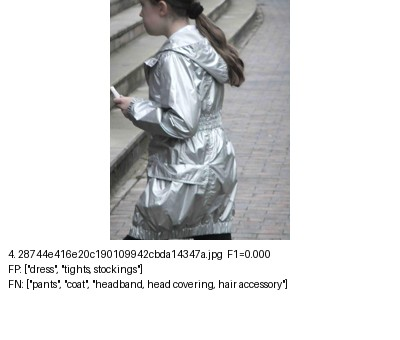
#> input picture experiments/role2_jeongeun_convnext/artifacts/팀공유_보고서/assets/error_holdout_04.jpg, 400 x 340 px
$ python -i data.py   (imports and definitions only)
#> lines starting #> are read from the running program, lines starting #| are printed output that depends on the picture
#> further down, picture is the input picture: PIL image 400x340 RGB; mean R, G, B 216.8, 217.4, 218
"""Redesign B dataset: image + per-cell targets on the stride-4 grid of the resized image.

Kinds (rules: docs/plan/재설계B_구현계획.md, table "데이터별 칸 정답"):
  fp     Fashionpedia train_inner: group maps + parts from GT masks (soft = covered fraction)
  coco   COCO person photos: inside persons = FashionFormer KD; bag/tie/umbrella masks = that class in the
         accessory group (other groups ignored); band of --band cells outside persons/objects = ignored;
         FashionFormer garments outside persons and detector persons missing from COCO = ignored;
         remaining background = "none" in every group
  ext    external_merged: LVIS images supervise only cells inside LVIS positive masks; others no seg loss
  empty  no-garment photos: every group "none", parts 0
  eval   image only
"""
import io
import math
import os
import random

import numpy as np
import torch
from PIL import Image, ImageEnhance, ImageOps
from scipy.ndimage import binary_dilation
from torch.utils.data import Dataset

from .spec import GROUPS, GROUP_SIZES, IGNORE, N_SEG, PARTS, STRIDE

KIND_ID = {"fp": 0, "coco": 1, "ext": 2, "empty": 3, "eval": 4}
GOFF = np.cumsum([0] + GROUP_SIZES)[:-1]          # first channel of each group in the 31-channel map


def to_rgb(img):
    img = ImageOps.exif_transpose(img)
    return img.convert("RGB")


def target_size(w, h, short, max_long):
    s = min(short / min(w, h), max_long / max(w, h))
    return max(1, round(w * s)), max(1, round(h * s))


# [36 lines left out: functions resize_nn, block, group_targets, part_targets, not called in this run]


def frac(m):
    """bool [H, W] -> fraction of each cell (padding counts as False)."""
    return block(m.astype(np.uint8), 0).mean(-1).astype(np.float32)


def old_photo(img):
    g = img.convert("L")
    img = ImageOps.colorize(g, (40, 26, 13), (240, 224, 192)) if random.random() < 0.5 else g.convert("RGB")
    if random.random() < 0.7:
        f = random.uniform(0.25, 0.6)
        w, h = img.size
        img = img.resize((max(8, round(w * f)), max(8, round(h * f))), Image.BILINEAR).resize((w, h), Image.BILINEAR)
    if random.random() < 0.7:
        img = ImageEnhance.Contrast(img).enhance(random.uniform(0.5, 0.9))
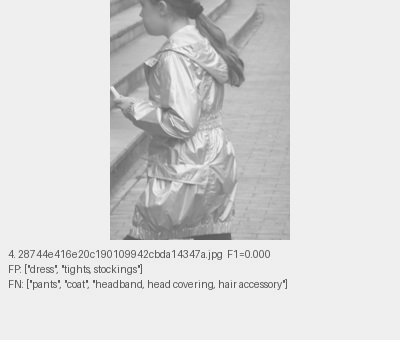
#> img: PIL image 400x340 RGB; min 86, max 239, mean 216.4
    if random.random() < 0.7:
        a = np.asarray(img, np.float32)
        a = a + np.random.normal(0, random.uniform(4, 18), a.shape[:2])[..., None]
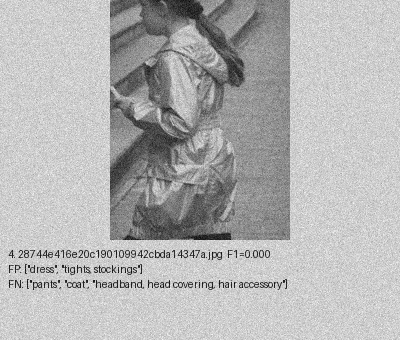
#> a: shape (340, 400, 3) float64; min 62.54, max 280.4, mean 216.4; drawn with min black and max white
        img = Image.fromarray(np.clip(a, 0, 255).astype(np.uint8))
    if random.random() < 0.5:
        buf = io.BytesIO(); img.save(buf, "JPEG", quality=random.randint(20, 60)); buf.seek(0)
        img = Image.open(buf).convert("RGB")
    return img


class SegBDataset(Dataset):
    # [20 lines left out: function __init__, not called in this run]

    def __len__(self):
        return len(self.paths)

    # ---------------------------------------------------------------- loading
    # [199 lines left out: functions load_img, load_layers, geo, mosaic, zoom_out, coco_targets and 2 more, not called in this run]

>>> from PIL import Image
>>> picture = Image.open('../../../experiments/role2_jeongeun_convnext/artifacts/팀공유_보고서/assets/error_holdout_04.jpg')
>>> result = old_photo(picture)

$ run again, on experiments/role2_jeongeun_convnext/artifacts/팀공유_보고서/assets/error_val_01.jpg
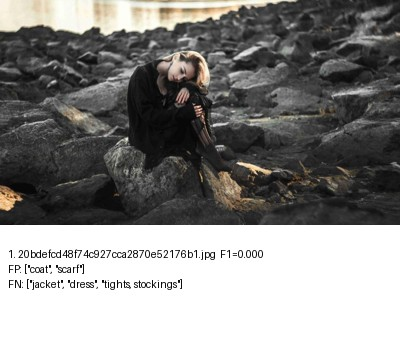
#> input picture experiments/role2_jeongeun_convnext/artifacts/팀공유_보고서/assets/error_val_01.jpg, 400 x 340 px
#> picture is the input picture: PIL image 400x340 RGB; mean R, G, B 134, 132.9, 130.9
#> in old_photo, `g = img.convert("L")`:
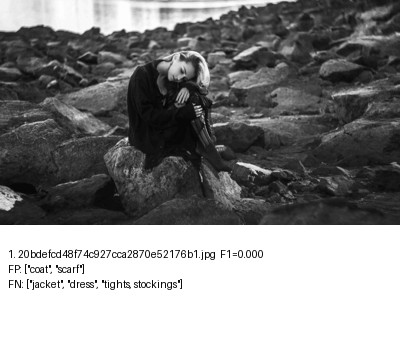
#> g: PIL image 400x340 L; min 0, max 255, mean 133
#> in old_photo, `img = ImageEnhance.Contrast(img).enhance(random.uniform(0.5, 0.9))`:
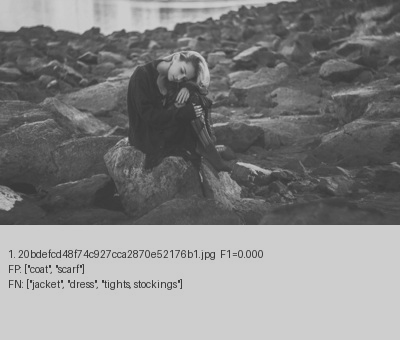
#> img: PIL image 400x340 RGB; min 52, max 206, mean 132.4

$ run again, on experiments/role2_jeongeun_convnext/artifacts/팀공유_보고서/assets/error_val_02.jpg
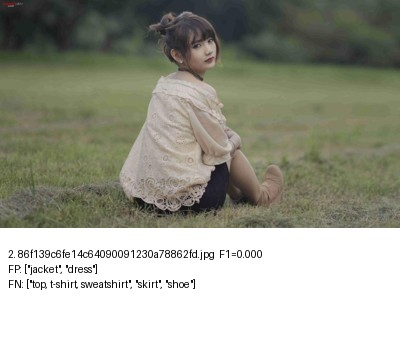
#> input picture experiments/role2_jeongeun_convnext/artifacts/팀공유_보고서/assets/error_val_02.jpg, 400 x 340 px
#> picture is the input picture: PIL image 400x340 RGB; mean R, G, B 154.1, 155.3, 141.9
#> in old_photo, `img = ImageEnhance.Contrast(img).enhance(random.uniform(0.5, 0.9))`:
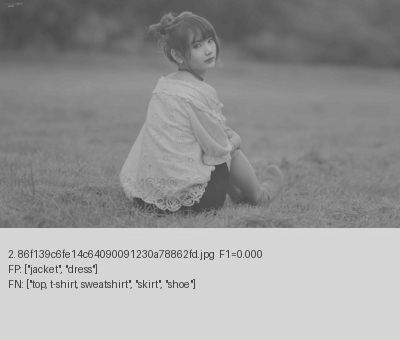
#> img: PIL image 400x340 RGB; min 60, max 214, mean 152.7
#> in old_photo, `a = a + np.random.normal(0, random.uniform(4, 18), a.shape[:2])[..., N..`:
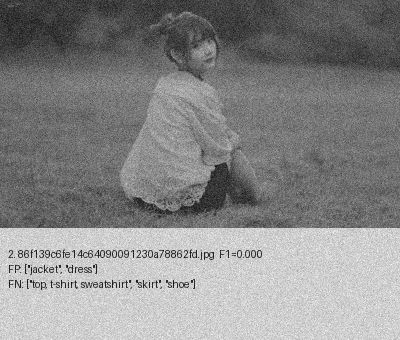
#> a: shape (340, 400, 3) float64; min 34.54, max 255.4, mean 152.7; drawn with min black and max white
